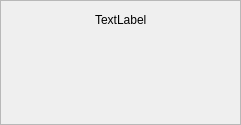
<?xml version="1.0" encoding="UTF-8"?>
<ui version="4.0">
 <class>ComponentGridItem</class>
 <widget class="QWidget" name="ComponentGridItem">
  <property name="geometry">
   <rect>
    <x>0</x>
    <y>0</y>
    <width>241</width>
    <height>125</height>
   </rect>
  </property>
  <property name="minimumSize">
   <size>
    <width>10</width>
    <height>10</height>
   </size>
  </property>
  <property name="windowTitle">
   <string>Form</string>
  </property>
  <layout class="QGridLayout" name="gridLayout">
   <property name="leftMargin">
    <number>0</number>
   </property>
   <property name="topMargin">
    <number>0</number>
   </property>
   <property name="rightMargin">
    <number>0</number>
   </property>
   <property name="bottomMargin">
    <number>0</number>
   </property>
   <item row="0" column="0">
    <widget class="QFrame" name="frame">
     <property name="frameShape">
      <enum>QFrame::StyledPanel</enum>
     </property>
     <layout class="QGridLayout" name="gridLayout_2">
      <property name="spacing">
       <number>0</number>
      </property>
      <item row="0" column="1">
       <widget class="QLabel" name="componentName">
        <property name="text">
         <string>TextLabel</string>
        </property>
       </widget>
      </item>
      <item row="1" column="1">
       <spacer name="verticalSpacer">
        <property name="orientation">
         <enum>Qt::Vertical</enum>
        </property>
        <property name="sizeHint" stdset="0">
         <size>
          <width>20</width>
          <height>40</height>
         </size>
        </property>
       </spacer>
      </item>
      <item row="0" column="2">
       <spacer name="horizontalSpacer">
        <property name="orientation">
         <enum>Qt::Horizontal</enum>
        </property>
        <property name="sizeHint" stdset="0">
         <size>
          <width>40</width>
          <height>20</height>
         </size>
        </property>
       </spacer>
      </item>
      <item row="0" column="0">
       <spacer name="horizontalSpacer_2">
        <property name="orientation">
         <enum>Qt::Horizontal</enum>
        </property>
        <property name="sizeHint" stdset="0">
         <size>
          <width>40</width>
          <height>20</height>
         </size>
        </property>
       </spacer>
      </item>
     </layout>
    </widget>
   </item>
  </layout>
 </widget>
 <resources/>
 <connections/>
</ui>
